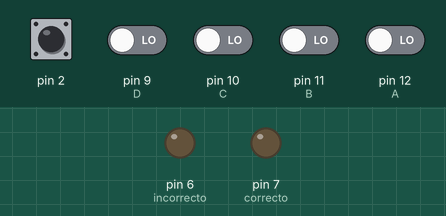
Recording of a sketch running on a simulated Arduino Uno, built with avr-gcc and run on an emulated ATmega328P. Parts: output pins drawn as LEDs (lit = HIGH). The test bench sets the inputs (shaded band); at power-on: pin 2 HIGH, pin 9 (D), pin 10 (C), pin 11 (B), pin 12 (A) LOW. What the sketch prints to the serial monitor is not drawn.

Above: at 1.2 s.
1.3 s: pin 9 (D) driven HIGH
4.3 s: pin 2 driven LOW
At 5.1 s:
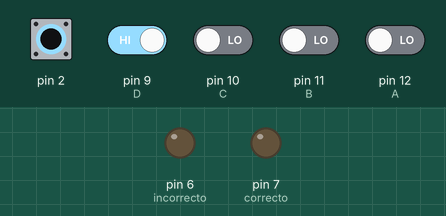
7.3 s: pin 9 (D) driven LOW
At 8.2 s:
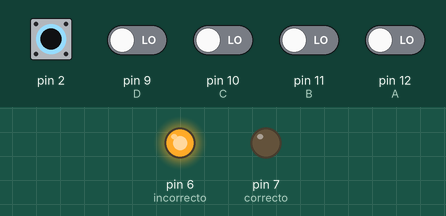
8.8 s: pin 2 pulsed HIGH 2 times (0.12 s each, 0.3 s apart)
At 10.0 s:
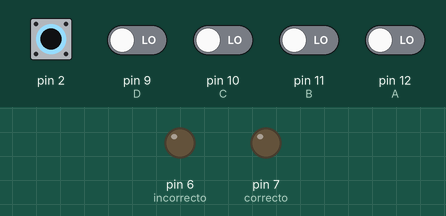
10.9 s: pin 10 (C) driven HIGH
13.9 s: pin 10 (C) driven LOW
Timing chart, 0 to 16.9 s (numbered marks = the images above; inputs shaded):
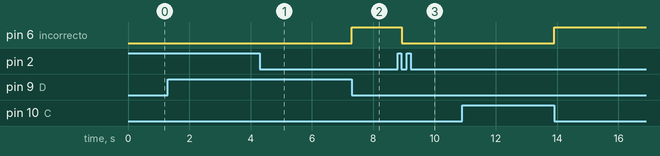

Measured:
- after the input at 1.3 s, every drawn part: stays the same
- after the input at 4.3 s, pin 6 (incorrecto): stays LOW (without the input it goes to HIGH after 0.00 s)
- after the input at 8.8 s, pin 6 (incorrecto): HIGH → LOW after 0.14 s
- after the input at 10.9 s, every drawn part: stays the same

The sketch:

Contrase_a.ino
```cpp
/*
 *              UNIVERSIDAD TECNICA DEL NORTE
 *           FICA-CIERCOM-SISTEMAS MICROPROCESADOS
 *  INTREGRANTES:  CUASCOTA HENRY
 *                 FERNANDEZ SERGIO
 *                 ICHAU ALEXANDER
 *  TEMA: SISTEMA DE VALIDACION DE CONTRASEÑA
 *  FECHA: 18/11/2018
 */
int A=12; // Pulsador A
int B=11; // Pulsador B
int C=10; // Pulsador C
int D=9; // Pulsador D
int correcto=7; //LED VERDE
int incorrecto=6;//LED ROJO
int contras[]={'A','B','C','D','A','B'}; // MATRIZ CONTRASEÑA
int posicion[6]={}; // Matriz de almacenamiento;
int conteo=0; // variable de aumento
int Ao; // almacenamiento del pulsador A
int Bo; // almacenamiento del pulsador B
int Co; // almacenamiento del pulsador C
int Do; // almacenamiento del pulsador D

void setup() {
pinMode(A,INPUT); // Pulsador A como entrada
pinMode(B,INPUT); // Pulsador B como entrada
pinMode(C,INPUT); // Pulsador C como entrada
pinMode(D,INPUT); // Pulsador D como entrada
pinMode(correcto,OUTPUT);  //LED VERDE COMO SALIDA
pinMode(incorrecto,OUTPUT); //LED ROJOCOMO SALIDA
Serial.begin(9600);  // CONFIGURACION DEL SERIAL
attachInterrupt(0,SISTEMA,FALLING); // interrupcion LLAMA AL METODO SISTEMA
}

void loop() {

  Ao=digitalRead(A); // lee el estado del pulsador A y almacena
  Bo=digitalRead(B); // lee el estado del pulsador B y almacena
  Co=digitalRead(C); // lee el estado del pulsador C y almacena
  Do=digitalRead(D); // lee el estado del pulsador D y almacena

if(Ao){  // configuracion
  posicion[conteo]='A';   //el pulsador 12 equivales a A Y ALMACENA
  conteo++; // VARIABLE DE AUMENTO
  delay(500);
  Ao=0;     //REINICION DE VARIABLE
 }

if(Bo){ // CONFIGURACION
  posicion[conteo]='B'; //el pulsador 11 equivales a B Y ALMACENA
  conteo++; // VARIABLE DE AUMENTO
  delay(500);
  Bo=0; //REINICION DE VARIABLE
}
if(Co){
 posicion[conteo]='C'; //el pulsador 10 equivales a C Y ALMACENA
 conteo++; // VARIABLE DE AUMENTO
 delay(500);
 Co=0; //REINICION DE VARIABLE
}
if(Do){
  posicion[conteo]='D';  //el pulsador 9 equivales a D Y ALMACENA
  conteo++; // VARIABLE DE AUMENTO
  delay(500);
  Do=0; //REINICION DE VARIABLE
}
if(conteo==6){ // configuracion si el conteo es igual a 6
  if((posicion[0]==contras[0])
    &&(posicion[1]==contras[1])
    &&(posicion[2]==contras[2])
    &&(posicion[3]==contras[3])
    &&(posicion[4]==contras[4])
    &&(posicion[5]==contras[5])){   //validacion  compara el vector en cada posicion respectivaente

    digitalWrite(correcto,HIGH);  // si la validacion es correcta , led correcto encendido
    //delay(3000);
    Serial.println(" CONTRASEÑA CORRECTA "); // mensaje en serial
    }

  else{ // caso contrario
    digitalWrite(incorrecto,HIGH); // led incorrecto encendido
    Serial.println(" CONTRASEÑA INCORRECTA "); // mensaje en serial
       }}
}

  void SISTEMA (){ // metodo para el attach

    Serial.println(" SISTEMA OFF ");
    posicion[0]=0;  //reicio cada poscion a cero
    posicion[1]=0;
    posicion[2]=0;
    posicion[3]=0;
    posicion[4]=0;
    posicion[5]=0;
    posicion[6]=0;
    conteo=0; // reinicio de conteo
    digitalWrite(correcto,LOW); // led correcto apagado
    digitalWrite(incorrecto,LOW);// led incorrecto apagado
    Serial.println(" SISTEMA ON ");
   }
```
